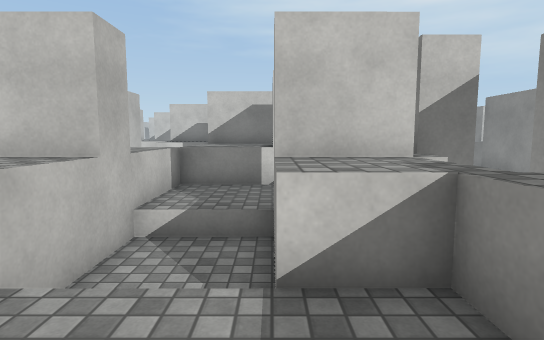
[1] (above)

23 first-person views from a walk through a 3-D level made in the Unity game engine. The camera is 1.3 m above the floor, tilts 6° down and sees 80° across. The floor is counted in squares, 1 m on a side. Each view is taken from the middle of a square. On the plan, view 1 faces up. The plan holds only what a view shows up to about 14 squares ahead; the rest is blank. The place goes on beyond the plan. Surface patterns are stand-ins for the level's own textures.

[2]
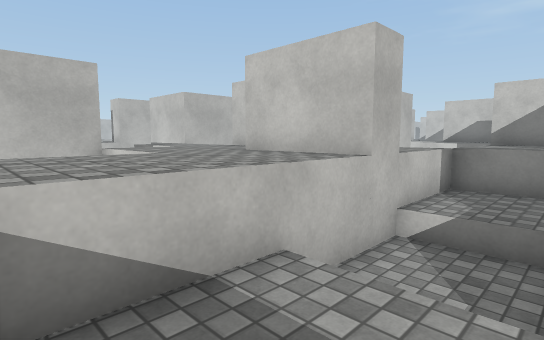

[3]
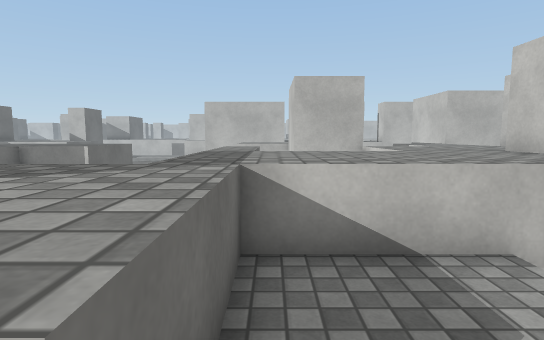

[4]
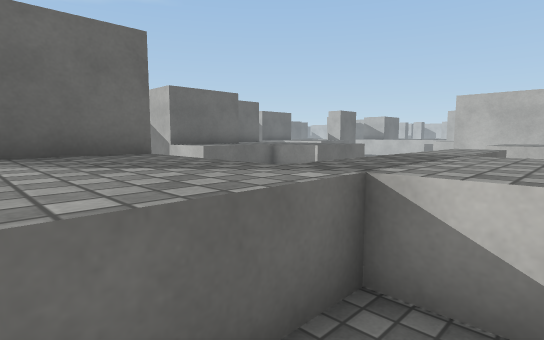

[5]
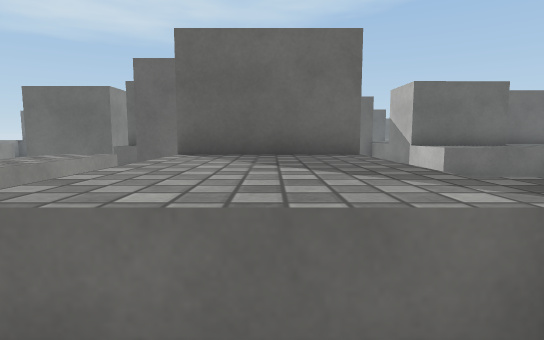

[6]
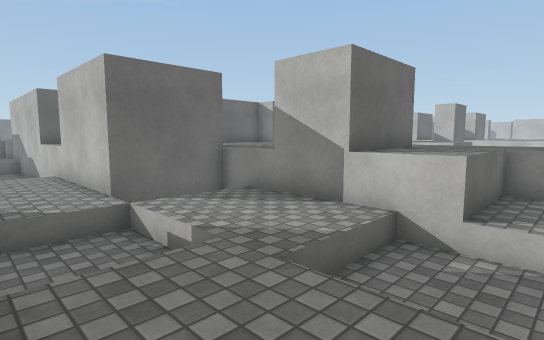

[7]
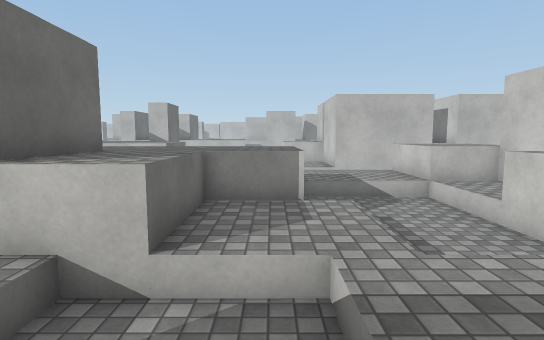

[8]
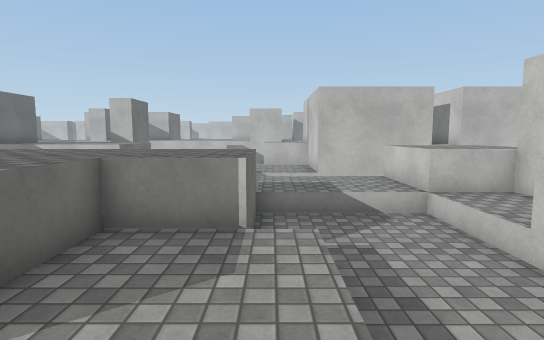

[9]
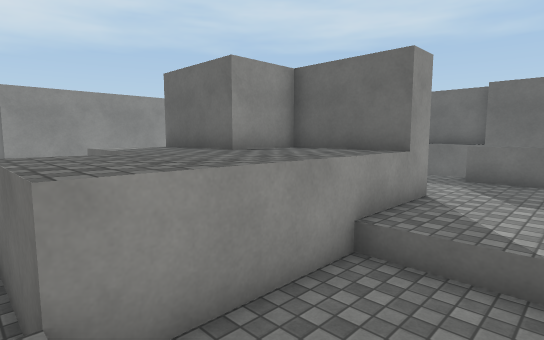

[10]
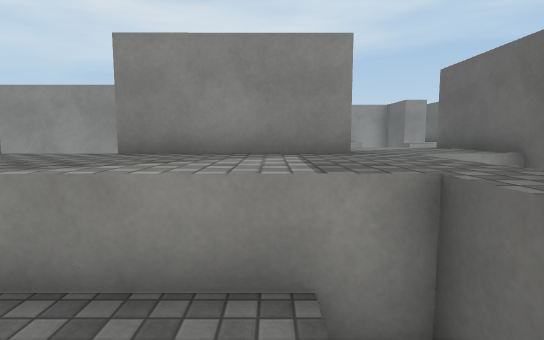

[11]
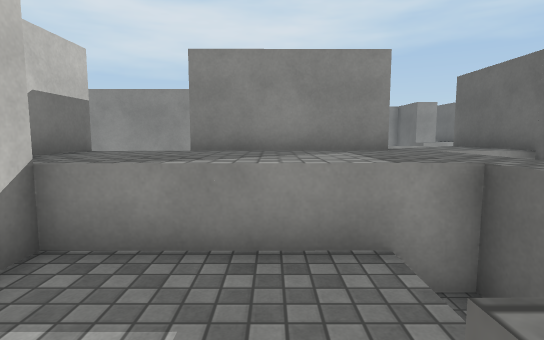

[12]
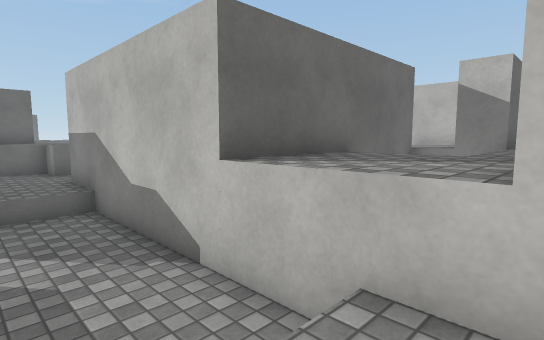

[13]
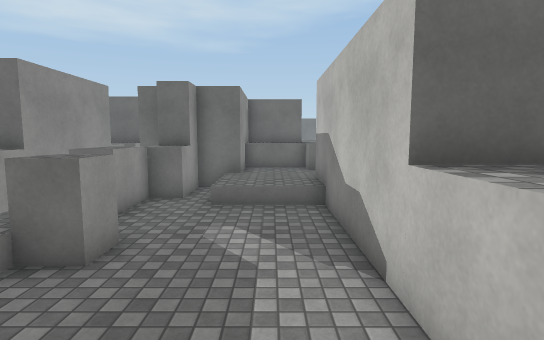

[14]
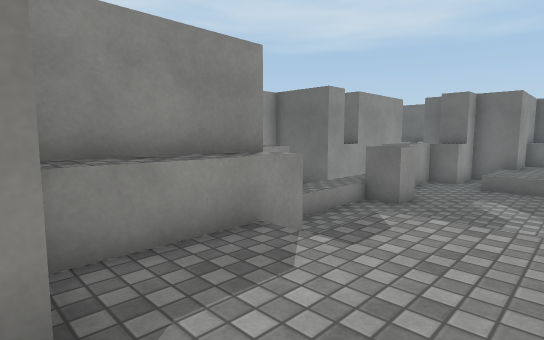

[15]
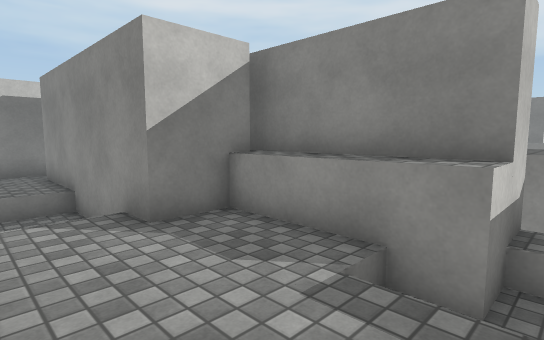

[16]
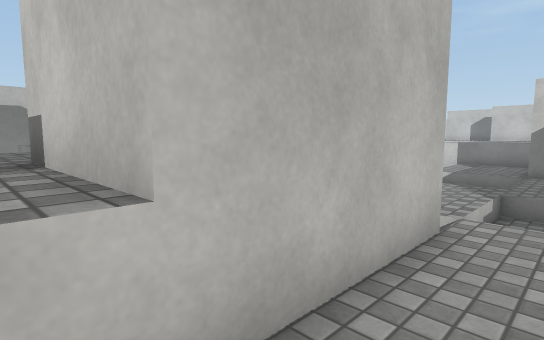

[17]
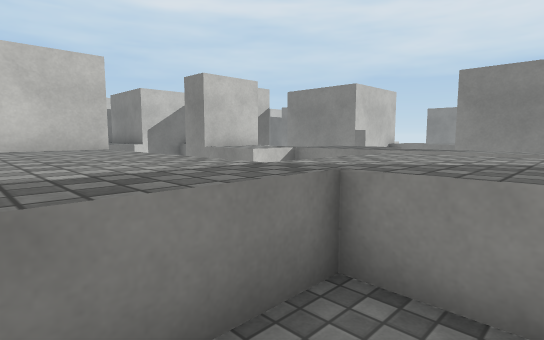

[18]
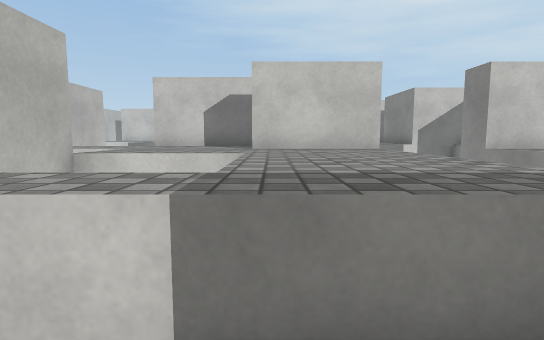

[19]
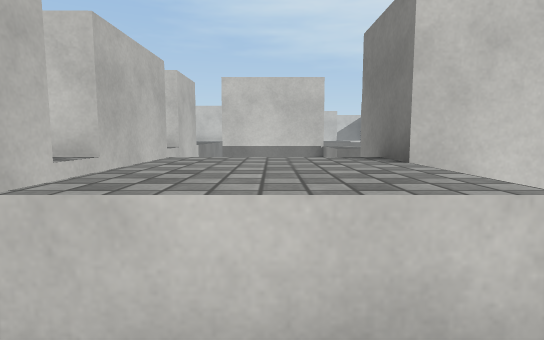

[20]
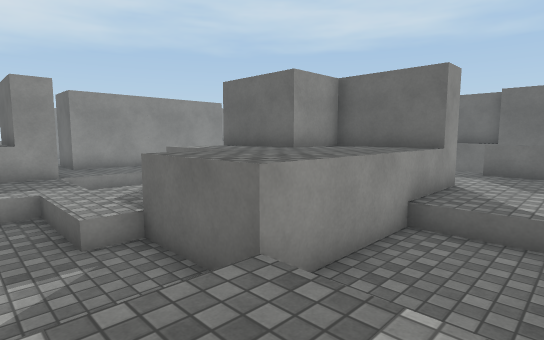

[21]
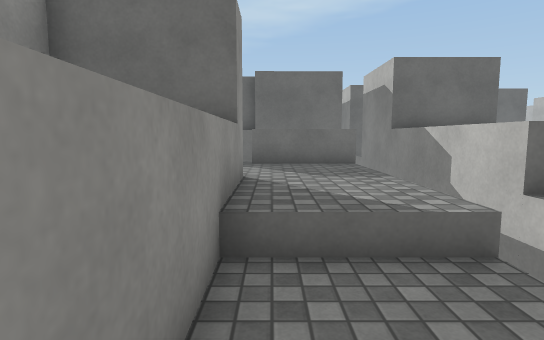

[22]
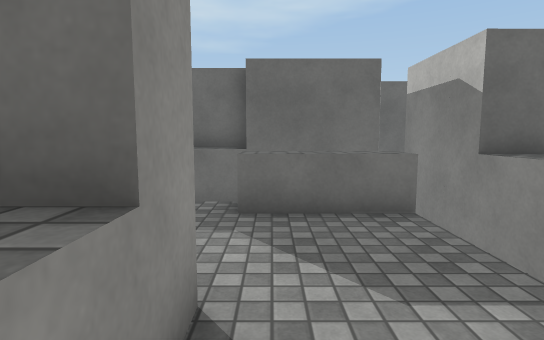

[23]
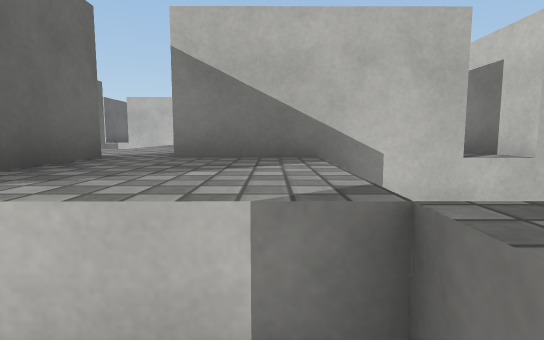

### Floor plan
Key: @ floor where view 1 was taken; # wall or solid block; . main floor; - floor 0.5 m lower than the main floor; ^ raised ledge; B block.
Columns run from 15 left of view 1 to 4 right of it. Each row starts with its distance up from view 1.
 11           #  ^^^
 10    #     ##  ^^^
  9    #     ##..^^^#^
  8    #     #^^^... ^
  7 #####  ###^^^...
  6 #   ^^^^^^^^^...  ##
  5 #   ^^^^^^###--##^
  4 #      ^^^^^^--BBB
  3 #   ###^^^^^^--BBB
  2 #---###   ^^^....^^
  1 #^^^###   ^^^... ^^
  0 #^^^...---^^^..@.^
 -1 #^^^...^^^^^^^^^-^
 -2 #...----- ...^^^-^
 -3 #...----- ...^^^-^
 -4  ...------...^^^ ^
 -5  ...---......###
 -6  ---^^^...---....
 -7  ---^^^...---..###
 -8  ---^^^^^^---..#
 -9  ---^^^^^^.....#  ^#
-10  ...^^^###...--#
-11  ...^^^###...--#
-12  ...###^^^...--#
-13  ......^^^   ..##^#
-14  ......^^^###... ^#
-15 #......^^^###... ^#
-16 #^^^...^^^###....^#
-17 #     -^^^###...-^##
-18 ####^^^^^^^^^...--.
-19    #  #   ^^^--  -.
-20    # ^^###^^^-----.
-21    #^^      #-----.
-22    #        #----^.
-23             #-----
-24             #-----
-25             #-----^
-26             #...--
-27             #...-^
-28              ...-###
-29             ...###
-30             ^..#
-31             ^^^^
-32              ^^

Where each view was taken, in squares from view 1:
view 1: 0 up, 0 right, facing up
view 2: 0 up, 0 right, facing up-left
view 3: 0 up, 1 right, facing left
view 4: 1 up, 0 right, facing down-left
view 5: 1 up, 1 left, facing down
view 6: 6 down, 0 right, facing down-left
view 7: 6 down, 2 left, facing left
view 8: 5 down, 4 left, facing left
view 9: 5 down, 14 left, facing down-right
view 10: 16 down, 11 left, facing right
view 11: 15 down, 12 left, facing right
view 12: 17 down, 0 right, facing down-left
view 13: 17 down, 1 left, facing down
view 14: 13 down, 2 left, facing down-right
view 15: 18 down, 2 left, facing up-right
view 16: 18 down, 1 left, facing up-left
view 17: 3 down, 5 left, facing up-right
view 18: 3 down, 5 left, facing up
view 19: 3 down, 13 left, facing up
view 20: 3 down, 14 left, facing down-right
view 21: 6 down, 12 left, facing down
view 22: 10 down, 12 left, facing down
view 23: 8 up, 1 left, facing left
